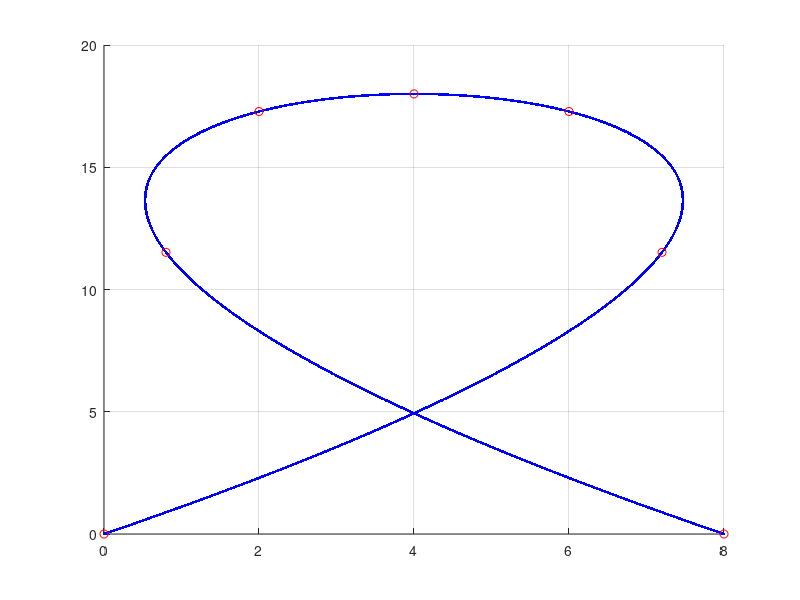

Here is the MATLAB script that generated this plot:
%Let's draw a line in a plane such that 
%it  is not easily a function type of a relation 
%for any change of the variables. 

%Often one can, however, present the coordinates by 
%a suitable choice of a common parameter t, e.g. directly {x(t),y(t)}. 

%Here, the shape of the desired line ("a loop") suggested 
%polynomial type functions x(t) and y(t): 
%x(t)=ax+bx*t+cx*t^2+dx*t^3 (four model parameters for x) and 
%y(t)=ay+by*t+cy*t^2 (three model parameters for y). 
%Thus four values for x and three values for y may be required.

clear;%clear for posssible existing variables in the workspace
clc;

%choosing some (reference) values for parameter t
t0=0;%x,y
t1=0.2;%dummy
t2=0.4;%x
t3=0.5;%y
t4=0.6;%x
t5=0.8;%dummy
t6=1;%x,y

T=[t0 t1 t2 t3 t4 t5 t6];

x0=0;
x1=2;
x2=4;
x3=6;
x4=8;

y0=0;
y1=6;
y2=12;
y3=18;

Ax=[1 t0 t0^2 t0^3;...
    1 t2 t2^2 t2^3;...
    1 t4 t4^2 t4^3;...
    1 t6 t6^2 t6^3 ...
   ];
ux=[x0 x3 x1 x4]';
px=Ax\ux;

Ay=[1 t0 t0^2;...
    1 t3 t3^2;...
    1 t6 t6^2 ...
   ];
uy=[y0 y3 y0]';
py=Ay\uy;


N=10^4;
t=linspace(0,1,N);
x=px(1)+px(2)*t+px(3)*t.^2+px(4)*t.^3;
y=py(1)+py(2)*t+py(3)*t.^2;

X=px(1)+px(2)*T+px(3)*T.^2+px(4)*T.^3;
Y=py(1)+py(2)*T+py(3)*T.^2;

figure(1);
clf;
hold on;
plot(x,y,'b.-');
plot(X,Y,'ro');
grid on;